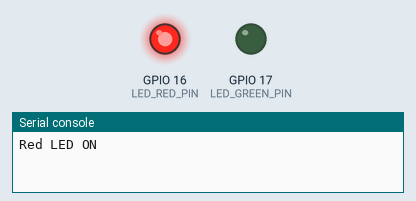
This program was run on a simulated ESP32 board running MicroPython. On the bench: output pins drawn as LEDs (lit = HIGH), the last lines printed to the serial console.

Above: at 1.5 s.
At 4.5 s:
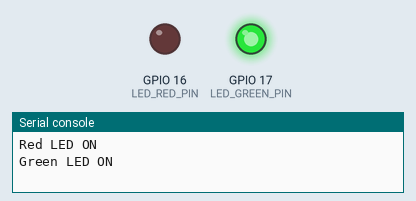
Timing chart, 0 to 7.8 s (numbered marks = the images above):
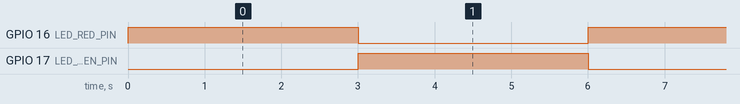

The program:

KY029_Dual_LED.py
```python
# KY-029 Dual Color LED demo
import machine
import time

LED_RED_PIN = machine.Pin(16, machine.Pin.OUT)
LED_GREEN_PIN = machine.Pin(17, machine.Pin.OUT)

while True:
    LED_RED_PIN.on()
    LED_GREEN_PIN.off()
    print("Red LED ON")
    time.sleep(3)

    LED_RED_PIN.off()
    LED_GREEN_PIN.on()
    print("Green LED ON")
    time.sleep(3)
```

Measured:
- by itself, GPIO 16 (LED_RED_PIN), GPIO 17 (LED_GREEN_PIN): alternates HIGH for 3.0 s and LOW for 3.0 s
